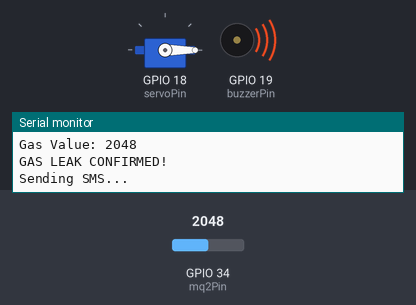
Simulated run of this sketch. Board: ESP32. Parts: servo, buzzer (waves = sounding, pin HIGH), the last lines printed to the serial monitor. The inputs (shaded band) are chosen by the test bench; at power-on: GPIO 34 (mq2Pin) = 2048. WiFi joins after 1.5 s; servers stay silent unless stated; the modem accepts every AT command (registered, SIM ready, sends succeed) and sends nothing else.

Above: at 8.3 s.
At 28.3 s:
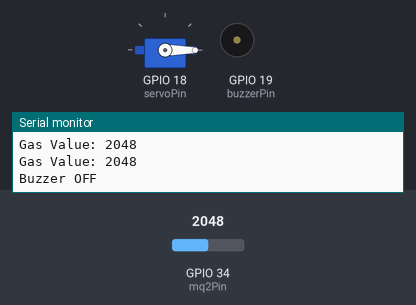
At 33.3 s:
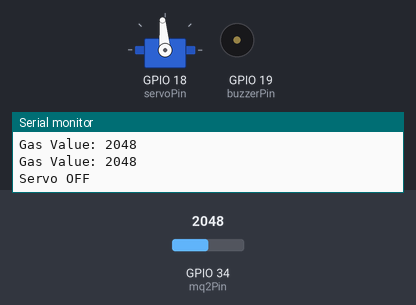
Timing chart, 0 to 34.8 s (numbered marks = the images above):
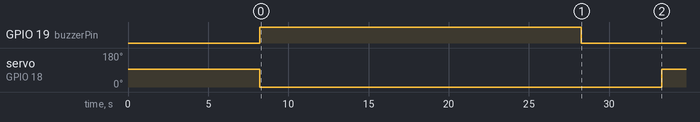

Measured:
- by itself, GPIO 19 (buzzerPin): LOW → HIGH at 8.2 s, → LOW 20.1 s later
- by itself, servo on GPIO 18 (servoPin): 95° → 0° at 8.2 s, → 95° 25.1 s later

The sketch:

ESP32_ValveGuard.ino
```cpp
#include <ESP32Servo.h>
#include <WiFi.h>
#include <HTTPClient.h>

// Network Settings
const char* ssid = "PaoJulgwapo";
const char* password = "PaopaoJulia1225";

// API Settings
const String SERVER_URL = "https://valveguard-server.onrender.com";
const String USER_ID = "3b2e92f9-b687-4190-8094-f16a1eefadd7";

// Fallback Number
String phoneNumber = "+639685698288";

// GSM Pins
#define RXD2 16
#define TXD2 17

// Hardware Pins
const int servoPin = 18;
const int buzzerPin = 19;
const int mq2Pin = 34;

const int gasThreshold = 1200;

Servo myservo;

// State Variables
unsigned long servoStart = 0;
unsigned long buzzerStart = 0;
unsigned long lastFetchTime = 0;
unsigned long lastPrintTime = 0;
const unsigned long FETCH_INTERVAL = 30000;

bool servoActive = false;
bool buzzerActive = false;
bool systemLocked = false;
int highGasCount = 0;

void setup() {
  Serial.begin(115200);

  // Init GSM
  Serial2.begin(115200, SERIAL_8N1, RXD2, TXD2);
  delay(5000);

  // Connect WiFi
  Serial.print("Connecting WiFi...");
  WiFi.begin(ssid, password);
  while (WiFi.status() != WL_CONNECTED) {
    delay(500);
    Serial.print(".");
  }
  Serial.println("\nWiFi Connected.");

  // GSM Handshake
  for (int i = 0; i < 3; i++) {
    Serial2.println("AT");
    delay(500);
  }

  // Init Servo
  myservo.attach(servoPin);
  myservo.write(95);

  // Init Buzzer
  pinMode(buzzerPin, OUTPUT);
  digitalWrite(buzzerPin, LOW);

  Serial.println("System Ready.");

  // Initial Fetch
  fetchPhoneNumber();
}

// Fetch Number from API
void fetchPhoneNumber() {
  if (WiFi.status() == WL_CONNECTED) {
    HTTPClient http;
    String requestUrl = SERVER_URL + "/api/phone/" + USER_ID;

    Serial.println("Fetching number...");
    http.begin(requestUrl);

    int httpResponseCode = http.GET();

    if (httpResponseCode == 200) {
      String payload = http.getString();
      payload.trim();
      phoneNumber = payload;
      Serial.println("Stored Number: " + phoneNumber);
    } else {
      Serial.println("HTTP Error: " + String(httpResponseCode));
    }
    http.end();
  } else {
    Serial.println("WiFi Disconnected.");
  }
}

// Sends SMS
void sendSMS(String message) {
  Serial.println("\nSending SMS...");

  Serial2.println("AT+CMGF=1");
  delay(1000);

  Serial2.print("AT+CMGS=\"");
  Serial2.print(phoneNumber);
  Serial2.println("\"");
  delay(1000);

  Serial2.print(message);
  delay(500);

  Serial2.write(26); // Send
  delay(5000);

  while (Serial2.available()) {
    Serial.println(Serial2.readString());
  }

  Serial.println("SMS Sent.");
}

void loop() {
  // Fetch Number Periodically
  if (millis() - lastFetchTime > FETCH_INTERVAL) {
    fetchPhoneNumber();
    lastFetchTime = millis();
  }

  int gasValue = analogRead(mq2Pin);

  if (millis() - lastPrintTime >= 2000) {
    Serial.print("Gas Value: ");
    Serial.println(gasValue);
    lastPrintTime = millis();
  }

  // Gas Filter
  if (gasValue > gasThreshold) {
    highGasCount++;
  } else {
    highGasCount = 0;
  }

  // Trigger Emergency
  if (highGasCount >= 1 && !systemLocked) {
    Serial.println("GAS LEAK CONFIRMED!");

    myservo.write(0);
    servoActive = true;
    servoStart = millis();

    digitalWrite(buzzerPin, HIGH);
    buzzerActive = true;
    buzzerStart = millis();

    sendSMS(
      "!!! GAS LEAK ALERT !!!\n\n"
      "A possible gas leak has been detected in your house.\n\n"
      "ACTION REQUIRED:\n"
      "- Check the area immediately.\n"
      "- Turn off the gas source if safe to do so.\n"
      "- Avoid flames and electrical switches.\n\n"
      "EMERGENCY CONTACTS:\n"
      "Fire Department: 0918 241 7423\n"
      "0920 986 1460 or you can call 911\n"
      "Please prioritize safety.\n\n"
      "GAS LEVEL:\n"
      + String(gasValue) + " ppm\n\n"
    );

    systemLocked = true;
  }

  // Reset Servo
  if (servoActive && millis() - servoStart >= 25000) {
    myservo.write(95);
    servoActive = false;
    Serial.println("Servo OFF");
  }

  // Reset Buzzer
  if (buzzerActive && millis() - buzzerStart >= 20000) {
    digitalWrite(buzzerPin, LOW);
    buzzerActive = false;
    Serial.println("Buzzer OFF");
  }

  // Reset System
  if (gasValue < (gasThreshold - 100) && systemLocked && !servoActive && !buzzerActive) {
    systemLocked = false;
    highGasCount = 0;
    Serial.println("System Reset.");
  }

  delay(100);
}
```
